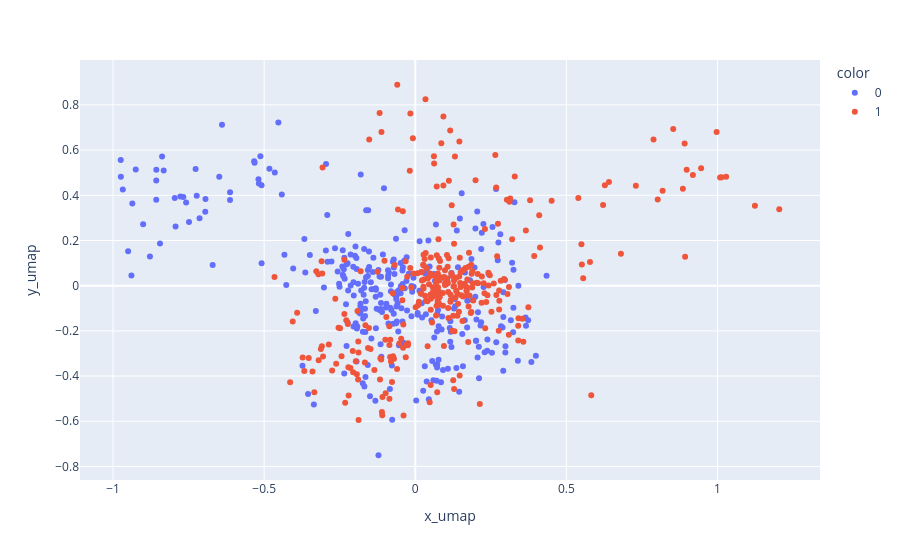

Source (notebook cell):
### Code cell
# clusterer = hdbscan.HDBSCAN(min_cluster_size=10, metric="euclidean")
# clusters = clusterer.fit_predict(pca_xy)

df = pd.DataFrame(
    {
        "group": np.repeat(np.arange(num_groups, dtype=np.int16), num_vars),
        "code_idx": np.tile(np.arange(num_vars, dtype=np.int16), num_groups),
        "x_umap": flat_codes_2[:, 0].astype(np.float32),
        "y_umap": flat_codes_2[:, 1].astype(np.float32),
        "code_norm": np.linalg.norm(flat_codes_2, axis=1).astype(np.float32),
        # "HDBSCAN_Cluster": pd.Series(clusters, dtype="Int64"),
    }
)

fig = px.scatter(
      df,
      x="x_umap",
      y="y_umap",
      color=df["group"].astype(str),
      hover_data=df.columns,
)
fig.show()

### Figure 1 — Plotly figure (JSON) as saved in the notebook; plotly's stock layout.template omitted (floating-point values rounded to 4 significant figures; data arrays with more than 128 entries replaced by an {"elided": "..."} marker saying what was removed)
{"data": [{"customdata": {"elided": "320x3 float values"}, "hovertemplate": "color=0<br>x_umap=%{x}<br>y_umap=%{y}<br>group=%{customdata[0]}<br>code_idx=%{customdata[1]}<br>code_norm=%{customdata[2]}<extra></extra>", "legendgroup": "0", "marker": {"color": "#636efa", "symbol": "circle"}, "mode": "markers", "name": "0", "orientation": "v", "showlegend": true, "type": "scatter", "x": {"elided": "320 float values"}, "xaxis": "x", "y": {"elided": "320 float values"}, "yaxis": "y"}, {"customdata": {"elided": "320x3 float values"}, "hovertemplate": "color=1<br>x_umap=%{x}<br>y_umap=%{y}<br>group=%{customdata[0]}<br>code_idx=%{customdata[1]}<br>code_norm=%{customdata[2]}<extra></extra>", "legendgroup": "1", "marker": {"color": "#EF553B", "symbol": "circle"}, "mode": "markers", "name": "1", "orientation": "v", "showlegend": true, "type": "scatter", "x": {"elided": "320 float values"}, "xaxis": "x", "y": {"elided": "320 float values"}, "yaxis": "y"}], "layout": {"legend": {"title": {"text": "color"}, "tracegroupgap": 0}, "margin": {"t": 60}, "xaxis": {"anchor": "y", "domain": [0, 1], "title": {"text": "x_umap"}}, "yaxis": {"anchor": "x", "domain": [0, 1], "title": {"text": "y_umap"}}}}
